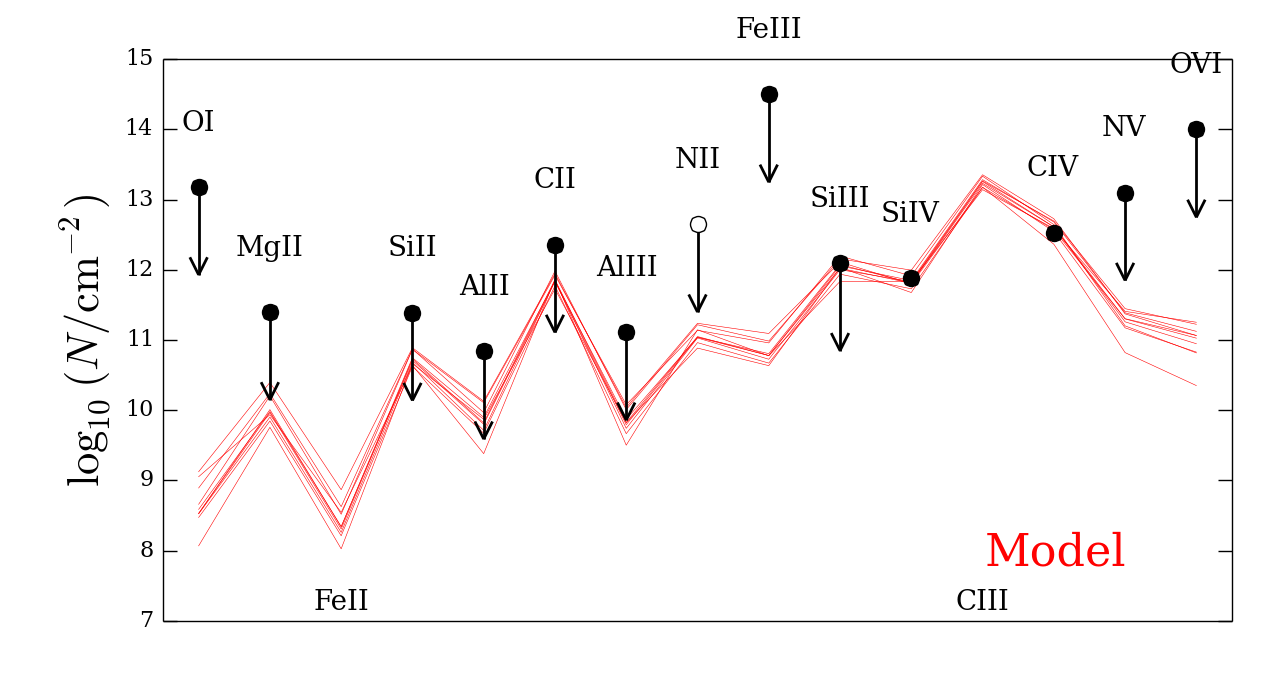

The Python source for this figure:
"""
Make a likelihood function for use with emcee

Given input Z, nH, k_C, k_N, k_Al, aUV, NHI return ln
of the likelihood.

This module must define the following objects:

- a dictionary P with keys. The value of every key is a tuple with the
same length (the number of model parameters)

    name  : parameter names
    min   : minimum allowed parameter values
    max   : maximum allowed parameter values

- a model(par) function that generates the model of the data given
  an array of parameter values

- a ln_likelihood(par) function

- a get_initial_positions(nwalkers) function that generates an array
  of shape (nwalkers, npar) with parameter values for the initial
  walker positions.

- a plot_model(par) function that plots a model fit to the data given a
  set of parameter values, in the same order as they are listed in P.

- optionall a print_par(par) function.

AXIS ORDER for column densities:

NHI, nH, Z

Reverse this when using XY indexing (e.g. CloughTocher_Interpolator)
"""
from __future__ import division

from math import log, sqrt, pi
from barak.interp import CloughTocher2d_interpolator
from barak.utilities import adict
from barak.absorb import split_trans_name, get_ionization_energy
from barak.io import parse_config, loadobj
from cloudy.utils import read_observed as read_Nvals
import numpy as np
import os
from glob import glob
from barak.plot import arrplot, get_nrows_ncols, puttext

import astropy.units as u

from scipy.ndimage import map_coordinates

use_ipot = False

log10_cm_per_Mpc = np.log10((1*u.Mpc).to(u.cm).value)

class MapCoord_Interpolator:
    """ A wrapper around scipy.indimage.map_coordinates

    It creates an object that can be repeatedly called to perform
    interpolation at different coordinate values.
    """
    def __init__(self, data, vals):
        """
        data : shape (m,n,o)

        vals = [z,y,x]

        where

        x : shape (o,)
        y : shape (n,)
        z : shape (m,) 
        """
        assert data.shape == tuple(len(v) for v in vals)
        self.val0 = [v[0] for v in vals]
        self.dval = [v[1] - v[0] for v in vals]
        self.data = data

    def map_xyz_to_coord(self, vals):
        """ Find the coordinates to give to map_coordinates from each
        axis value.
        """
        # Check we have as many coordinates as dimensions 
        assert len(vals) == len(self.data.shape)
        vals = map(np.atleast_1d, vals)
        coords = []
        for i,v in enumerate(vals):
            coords.append( (v - self.val0[i]) / self.dval[i])
        return coords

    def __call__(self, vals, order=3, **kwargs):
        """
        note: order of vals is z,y,x

        order : int  (default 3)
          Spline order.

        Possible keywords:
           for extrapolation outside the initial grid 
        
           mode='nearest'        
        """
        coords = self.map_xyz_to_coord(vals)
        out = map_coordinates(self.data, coords, order=order, **kwargs)
        return out
    

def make_interpolators_uvbtilt(trans, simnames):
    """ Make interpolators including different UV slopes, given by the
    simulation names.

    simname naming scheme should be (uvb_k00, uvb_k01, uvb_k02, ...),

    uvb k values must be sorted in ascending order!
    """

    Models = []
    aUV = []
    for simname in simnames:
        # need to define prefix, SIMNAME
        gridname = os.path.join(simname, 'grid.cfg')
    
        print 'Reading', gridname
        cfg = parse_config(gridname)
        aUV.append(cfg.uvb_tilt)
    
        name = os.path.join(simname, cfg.prefix + '_grid.sav.gz')
        print 'Reading', name
        M = loadobj(name)
        M = adict(M)

        Uconst = (M.U + M.nH)[0]
        print 'Uconst', Uconst, cfg.uvb_tilt
        assert np.allclose(Uconst, M.U + M.nH)
        Models.append(M)

    ##########################################################################
    # Interpolate cloudy grids onto a finer scale for plotting and
    # likelihood calculation
    ##########################################################################

    roman_map = {'I':0, 'II':1, 'III':2, 'IV':3, 'V':4, 'VI':5,
                 'VII':6, 'VIII':7, 'IX':8, 'X':9, '2':2}
    Ncloudy = {}
    Ncloudy_raw = {}
    print 'Interpolating...'
    for tr in trans + ['NH']:
        shape = len(M.NHI), len(M.nH), len(M.Z), len(aUV)
        Nvals = np.zeros(shape)
        if tr in ['CII*']:
            for i,M in enumerate(Models):
                Nvals[:,:,:,i] = M.Nex[tr][:,:,:]
        elif tr == 'NH':
            for i,M in enumerate(Models):
                logNHI = M.N['H'][:,:,:,0]
                logNHII = M.N['H'][:,:,:,1]
                logNHtot = np.log10(10**logNHI + 10**logNHII)
                Nvals[:,:,:,i] = logNHtot            
        else:
            atom, stage = split_trans_name(tr)
            ind = roman_map[stage]
            for i,M in enumerate(Models):
                Nvals[:,:,:,i] = M.N[atom][:,:,:,ind]

        # use ndimage.map_coordinates (which is spline interpolation)
        coord = M.NHI, M.nH, M.Z, aUV
        try:
            Ncloudy[tr] = MapCoord_Interpolator(Nvals, coord)
        except:
            import pdb; pdb.set_trace()

        Ncloudy_raw[tr] = Nvals

    print 'done'
    return Ncloudy, Ncloudy_raw, Models, np.array(aUV, np.float)

def model(par, for_plot=False):
    """
    This will interpolate between cloudy models and apply the relative
    abundance variation multipliers and return a bunch of column
    densities.

    par =  all the ks then NHI, nH, Z

    or

    par = all the ks then NHI, nH, Z, aUV

    Returns
    -------
    Nmodel : list
      The model log10 column density for each transition.
    """
    if for_plot:
        trvals = tr_plot
    else:
        trvals = trans
    try:
        coord = par[IND_PAR['NHI']], par[IND_PAR['nH']], par[IND_PAR['Z']], \
                par[IND_PAR['aUV']]
    except:
        import pdb; pdb.set_trace()

    Nmodel = []
    for tr in trvals:
        atom, stage = split_trans_name(tr) 
        N = Ncloudy[tr](coord)
        if atom in IND_KPAR:
            N += par[IND_KPAR[atom]]
        Nmodel.append(N)

    return np.array(Nmodel)


def ln_pdf_siglohi(x, x0, siglo, sighi):
    """ ln of the pdf of an observation centred on an observed value with
    different high and low sigmas.

    Assumes gaussian distribution, but with different sigmas on either
    side of the distribution.

    pdf =  k * exp(-1/2 * ((x - x0)/sighi)**2)  for  x > 0
           k * exp(-1/2 * ((x - x0)/siglo)**2)  for  x <= 0

    where k = 1 / (sqrt(pi/2) * (sighi + siglo))    

    x must be scalar
    """
    #ln_k = -np.log(np.sqrt(0.5 * pi) * (sighi + siglo))
    x = np.atleast_1d(x)
    out = np.empty(x.shape)
    c0 =  x > x0
    out[c0] = -0.5 * ((x[c0] - x0)/sighi)**2 #+ ln_k
    out[~c0] =  -0.5 * ((x[~c0] - x0)/siglo)**2 #+ ln_k
    if out.shape == (1,):
        return out[0]
    else:
        return out

def ln_pdf_uplim(x, x0, sighi):
    """ Find ln(probability) for a series of model values given
    an upper limit.

    Assumes probability drops off as a gaussian of sigma sighi
    """
    # if there is a lower limit too, this is the normalisation:
    
    #ln_k = -log(sqrt(0.5*pi) * sighi + (x0 - lolim))

    # but we'll say there is no lower limits, which means we can't
    # normalise.

    x = np.atleast_1d(x)
    out = np.empty(x.shape)
    c0 =  x > x0
    out[c0] = -0.5 * ((x[c0] - x0)/sighi)**2 #+ ln_k
    out[~c0] =  0 # + ln_k
    if out.shape == (1,):
        return out[0]
    else:
        return out

def ln_pdf_lolim(x, x0, siglo):
    """ Find ln of the pdf for an x value given an lower limit.

    Assumes probability drops off as a gaussian of sigma siglo
    """
    # if there is an upper limit too, this is the normalisation:
    
    #ln_k = -log(sqrt(0.5*pi) * siglo + (uplim - x0))

    # but we'll say there is no upper limit, which means we can't
    # normalise.

    x = np.atleast_1d(x)
    out = np.empty(x.shape)
    c0 =  x > x0
    out[c0] = 0 #+ ln_k
    out[~c0] =  -0.5 * ((x[~c0] - x0)/siglo)**2 #+ ln_k
    if out.shape == (1,):
        return out[0]
    else:
        return out

def ln_likelihood(par, per_obs=False):
    """ Uses obs, trans.

    if per_obs (default False), also return a separate likelihood for
    each observation.
    """
    # if we are outside the allowable parameter ranges, return 0
    # likelihood.
    #import pdb; pdb.set_trace()
    for i,p in enumerate(par):
        if not (P['min'][i] < p < P['max'][i]):
            return -np.inf
    # force the cloud thickness to be < 1 Mpc
    coord = par[IND_PAR['NHI']], par[IND_PAR['nH']], par[IND_PAR['Z']], \
            par[IND_PAR['aUV']]
    logNH = Ncloudy['NH'](coord) 
    if (logNH - par[IND_PAR['nH']]) > log10_cm_per_Mpc:
        return -np.inf
                                
        
    Nmodel = model(par)

    lnprobtot = np.zeros(np.asarray(par[0]).shape)

    for pname in priors:
        if pname.startswith('min ') or pname.startswith('max '):
            continue
        # only deals with two-sided gaussian priors at the moment
        pval, siglo, sighi = priors[pname]
        p = ln_pdf_siglohi(par[IND_PAR[pname]], pval, siglo, sighi)
        lnprobtot += p

    allprob = []
    for i,tr in enumerate(trans):
        Nobs, siglo, sighi = obs[tr]
        if siglo == 0:
            #print(tr, 'lower limit')
            p = ln_pdf_lolim(Nmodel[i], Nobs, SIG_LIMIT)
            lnprobtot += p
            if per_obs:
                allprob.append(p)
        elif sighi == 0:
            #print(tr, 'upper limit')
            p = ln_pdf_uplim(Nmodel[i], Nobs, SIG_LIMIT)
            lnprobtot += p
            if per_obs:
                allprob.append(p)
        else:
            #print(tr)
            siglo = max(siglo, MIN_SIG)
            sighi = max(sighi, MIN_SIG)
            p = ln_pdf_siglohi(Nmodel[i], Nobs, siglo, sighi)
            lnprobtot += p
            if per_obs:
                allprob.append(p)

    if per_obs:
        return lnprobtot, allprob
    else:
        return lnprobtot

def get_initial_positions(nwalkers):
    # Get initial parameter positions (guesses!) for each walker

    Npar = len(P['names'])

    # one possibility:
    
    # generate random values from a normal distribution with a 1
    # sigma width 5 times smaller than the limits for each parameter.
    #p0 = np.random.randn(nwalkers, Npar)
    #for i in range(Npar):
    #    p0[:, i] = P.true[i] + p0[:, i] * (P.max[i] - P.min[i]) / nsigma
    #    # clip so we are inside the parameter limits
    #    p0[:, i] = p0[:, i].clip(P.min[i], P.max[i])

    # another possibility:
    #
    # uniform distribution between parameter limits
    p0 = np.random.uniform(size=(nwalkers, Npar))
    p1 = np.random.normal(size=(nwalkers, Npar))
    for i in range(Npar):
        if P['names'][i] in priors:
            pval, siglo, sighi = priors[P['names'][i]]
            # gaussian
            p0[:, i] = pval + p1[:, i] * 0.5 * (siglo + sighi) 
        else:
            p0[:, i] = P['min'][i] + p0[:, i] * (P['max'][i] - P['min'][i])

    return p0

def plot_model(pars):    
    """ Plot the observed values and errors, along with the predicted
    model values.
    """
    import matplotlib.pyplot as pl
    from barak.plot import draw_arrows, puttext

    fig = pl.figure(figsize=(6.4, 3.4))
    ax = fig.add_subplot(111)
    ms = 6
    ipot = [get_ionization_energy(t) for t in tr_plot]
    for i,tr in enumerate(tr_plot):
        if use_ipot:
            ind = ipot[i]
        else:
            ind = i
        if tr in obs:
            colour = 'k' if tr in trans else 'w'
            fmt = 'o' + colour
            val, siglo, sighi = obs[tr]
            if siglo == 0:
                draw_arrows(ind, val, direction='up', ax=ax,lw=1)
                ax.plot(ind, val, fmt,ms=ms)
            elif sighi == 0:
                draw_arrows(ind, val, direction='down', ax=ax,lw=1)
                ax.plot(ind, val, fmt,ms=ms)
            else:
                ax.plot([ind, ind], [val-siglo, val+sighi], 'k',lw=1)
                ax.plot(ind, val, fmt,ms=ms)
            ax.text(ind, val + 0.8, tr,
                    fontsize=10, ha='center')
        else:
            puttext(ind, 0.02, tr, ax=ax, xcoord='data',
                    fontsize=10, ha='center')

    puttext(0.9,0.1, 'Model', ax, color='r', ha='right')

    xvals = list(range(len(tr_plot)))
    #print np.asarray(pars).shape
    for par in pars:
        Nmodel = model(par, for_plot=True)
        if use_ipot:
            if len(pars) == 1:
                ax.plot(ipot, Nmodel, 'r.-', lw=1, zorder=0)
            else:
                ax.plot(ipot, Nmodel, 'r-', lw=0.2, zorder=0)
        else:
            if len(pars) == 1:
                ax.plot(xvals, Nmodel, 'r.-', lw=1, zorder=0)
            else:
                ax.plot(xvals, Nmodel, 'r-', lw=0.2, zorder=0)

    if use_ipot:
        ax.set_xlabel('Ionization potential (eV)')
        ax.set_xlim(ipot[0]-1, ipot[-1] + 1)
    else:
        ax.set_xlim(-0.5, xvals[-1] + 0.5)
        ax.set_xticks([])

    ax.set_ylabel(r'$\log_{10}\ N$')
    fig.tight_layout()
    #return fig, ax
    return fig

def print_par(par):
    """ Print the maximum likelihood parameters and their
    uncertainties.
    """
    rec = []
    for i in range(len(P['names'])):
        p = P['ml'][i]
        pmed = P['median'][i]
        m1 = P['p1sig'][i]
        p0 = 0.5 * (m1[0] + m1[1])
        sig1 = 0.5 * (m1[1] - m1[0]) 
        m2 = P['p2sig'][i]
        j1 = P['p1sig_joint'][i]
        j2 = P['p2sig_joint'][i]
        rec.append( (P['names'][i], p0, sig1, m1[0], m1[1],
                     m2[0], m2[1], j1[0], j1[1],
                     j2[0], j2[1], pmed, p) )

    names = 'name,cen,sig,m1l,m1u,m2l,m2u,j1l,j1u,j2l,j2u,med,ml'
    rec = np.rec.fromrecords(rec, names=names)

    hd = """\
# name : parameter name
# cen  : central value (half way between the marginalised 1 sigma region)
# sig  : 1 sigma error around central value
# m1l  : 1 sigma lower level (marginalised over all other parameters)
# m1u  : 1 sigma upper level (marginalised)
# m2l  : 2 sigma lower level (marginalised) 
# m2u  : 2 sigma upper level (marginalised) 
# j1l  : 1 sigma lower level (joint with all other parameters) 
# j1u  : 1 sigma upper level (joint)
# j2l  : 2 sigma lower level (joint) 
# j2u  : 2 sigma upper level (joint) 
# ml   : maximum likelihood value
# med  : median value
"""
    from barak.io import writetxt
    writetxt('fig/pars.txt', rec, header=hd, fmt_float='.4g', overwrite=1)


if 1:
    ##################################################
    # Read configuration file, set global variables
    ##################################################
    cfgname = 'model.cfg'
    # we only need the cfg file for the prefix of the cloudy runs and
    # the name of the file with the observed column densities.
    opt = parse_config(cfgname)

    testing = 0
    
    MIN_SIG = float(opt['min_sig'])
    SIG_LIMIT = 0.05
    # H is an honorary alpha element here; it just means no offset is
    # added.
    ALPHA_ELEMENTS = 'Si O Mg S Ca Ne Ti H'.split()
    FEPEAK_ELEMENTS = 'Fe Cr Mn Co Ni'.split()


    simnames = sorted(glob(opt['simname']))
    assert len(simnames) > 0
    


if 1:
    ##################################################
    # Read the observed column densities and errors
    ##################################################
    obs = read_Nvals('observed_logN')
    print 'Observed transitions'
    print obs
    trans_obs = sorted(obs)
    # don't do DI or HI
    trans_obs.remove('HI')
    if 'DI' in trans_obs:
        trans_obs.remove('DI')

    priors = read_Nvals('priors')

    if 'NHI' not in priors:
        priors['NHI'] = obs['HI']
    print "Priors found:"
    print priors


    trans = list(trans_obs)
    fh = open('dont_use')
    dont_use =[]
    for row in fh:
        row = row.strip()
        if row == '' or row.startswith('#'):
            continue
        dont_use.append(row)
    fh.close()
    print "Don't use these transitions in fitting:"
    print dont_use
    for tr in dont_use:
        if tr in trans:
            trans.remove(tr)
    print 'Using these transitions'
    print trans


if 1:
    ################################################################
    # Read the cloudy grids and make the interpolators
    ################################################################ 
    tr_plot = ('MgI CaII OI OII OIII OIV MgII FeII FeIII SiII AlII CII AlIII '
               'NI NII NIII NIV SiIII SII SIV SV '
               'SiIV CIII CIV NV OVI').split()

    ipot = [get_ionization_energy(t) for t in tr_plot]
    isort = np.argsort(ipot)
    tr_plot = [tr_plot[i] for i in isort]
    assert all(tr in tr_plot for tr in trans)
    Ncloudy, Ncloudy_raw, Models, aUV = make_interpolators_uvbtilt(
        tr_plot, simnames)
    M = Models[0]

if 0 and testing:
    # check they look ok

    nrows, ncols = get_nrows_ncols(len(trans) * 2)
    fig = pl.figure(figsize=(8.4, 8.4))
    Z = np.linspace(M.Z[0], M.Z[-1], 100)
    nH = np.linspace(M.nH[0], M.nH[-1], 101)
    nH1, Z1 = np.meshgrid(nH, Z, indexing='ij')
    for i,tr in enumerate(trans):
        ax0 = fig.add_subplot(nrows, ncols, 2*i + 1)
        ax1 = fig.add_subplot(nrows, ncols, 2*i + 2)
        arrplot(Ncloudy_raw[tr].T, x=M.nH, y=M.Z, ax=ax0, colorbar=0)
        z = Ncloudy[tr]((nH1, Z1))
        arrplot(z.T, x=nH, y=Z, ax=ax1, colorbar=0)
        ax0.set_title(tr)

    pl.show()


if 1:
    ######################################################
    # Work out which parameters we're estimating
    ######################################################

    vals = []
    # Only estimate the multipliers we can fit for, based on the observed
    # transitions
    atoms = set(split_trans_name(tr)[0] for tr in trans)
    #if any(atom in ALPHA_ELEMENTS for atom in atoms):
    #    vals.append( ('k_alpha', -1, 1) )
    if 'C' in atoms and 'k_C' not in dont_use:
        vals.append( ('k_C', priors['min k_C'], priors['max k_C']) )
    if 'Al' in atoms and 'k_Al' not in dont_use:
        vals.append( ('k_Al', priors['min k_Al'], priors['max k_Al']) )
    if 'N' in atoms and 'k_N' not in dont_use:
        vals.append( ('k_N' , priors['min k_N'], priors['max k_N']) )
    if any(atom in FEPEAK_ELEMENTS for atom in atoms) \
           and 'k_Fe' not in dont_use:
        vals.append( ('k_Fe', priors['min k_Fe'], priors['max k_Fe']) )

    # These limits will be set later on, based on the grids used to generate
    # the cloudy models.

    vmin = M['NHI'][0] if 'min NHI' not in priors else priors['min NHI']
    vmax = M['NHI'][-1] if 'max NHI' not in priors else priors['max NHI']
    vals.append( ('NHI', vmin, vmax) )
    vmin = M['nH'][0] if 'min nH' not in priors else priors['min nH']
    vmax = M['nH'][-1] if 'max nH' not in priors else priors['max nH']
    vals.append( ('nH', vmin, vmax) )
    vmin = M['Z'][0] if 'min Z' not in priors else priors['min Z']
    vmax = M['Z'][-1] if 'max Z' not in priors else priors['max Z']
    vals.append( ('Z', vmin, vmax) )
    vmin = aUV[0] if 'min aUV' not in priors else priors['min aUV']
    vmax = aUV[-1] if 'max aUV' not in priors else priors['max aUV']
    vals.append( ('aUV', vmin, vmax) )

    print 'min max priors:'
    print zip(*vals)

    P = {}
    P['names'], P['min'], P['max'] = zip(*vals)

    print P

    # dictionary that maps an input atom to the k parameter index,
    # used in model().
    IND_KPAR = {}

    # dictionary mapping parameter names to indices also used in
    # model()
    IND_PAR = {}

    # we take alpha elements to define the metallicity.

    #if 'k_alpha' in P['names']:
    #    i = P['names'].index('k_alpha')
    #    IND_KPAR.update(Si=i, O=i, Mg=i, S=i, Ca=i, Ne=i, Ar=i, Ti=i)
    # Fe peak elements
    if 'k_Fe' in P['names']:
        i = P['names'].index('k_Fe')
        IND_KPAR.update(Fe=i, Cr=i, Mn=i, Co=i, Ni=i)
        IND_PAR.update(k_Fe=i)
    if 'k_C' in P['names']:
        i = P['names'].index('k_C')
        IND_KPAR['C'] = i
        IND_PAR.update(k_C=i)
    if 'k_N' in P['names']:
        i = P['names'].index('k_N')
        IND_KPAR['N'] = i
        IND_PAR.update(k_N=i)
    if 'k_Al' in P['names']:
        i = P['names'].index('k_Al')
        IND_KPAR['Al'] = i
        IND_PAR.update(k_Al=i)

    IND_PAR.update({'Z'  : P['names'].index('Z'),
                    'nH' : P['names'].index('nH'),
                    'NHI' : P['names'].index('NHI')
                    })

    if 'aUV' in P['names']:
        IND_PAR['aUV'] = P['names'].index('aUV')

if 1 and testing:
    # test likelihood (no k or uvtilt)

    Z = np.linspace(M.Z[0], M.Z[-1], 100)
    nH = np.linspace(M.nH[0], M.nH[-1], 101)
    NHI = np.linspace(M.NHI[0], M.NHI[-1], 101)
    Z1, nH1 = np.meshgrid(Z, nH)
    lnprob, alllnprob = ln_likelihood((Z1,nH1,0,0,0,0,0), per_obs=1)
    
    nrows, ncols = get_nrows_ncols(len(trans))
    fig = pl.figure(figsize=(8.4, 8.4))
    for i,tr in enumerate(trans):
        ax = fig.add_subplot(nrows, ncols, i + 1)
        c0 = alllnprob[i] < 0
        if c0.sum():
            vmin = np.percentile(alllnprob[i][c0], 50)
        else:
            vmin = -0.1

        arrplot(alllnprob[i].T, x=nH, y=Z, ax=ax, colorbar=0,vmin=vmin)
        ax.set_title(tr)

if 1 and testing:
    # test total
    fig = pl.figure(figsize=(4.4, 4.4))
    ax = fig.add_subplot(111)
    c0 = alllnprob[i] < 0
    vmin = np.percentile(alllnprob[i][c0], 50)
    arrplot(lnprob.T, x=nH, y=Z, ax=ax, colorbar=0, vmin=vmin)
    pl.show()

if 1 and testing:
    # check the interpoaltion is working by testing a couple of points
    # from the input grid.
    M = Models[0]
    alpha = aUV[0]
    plot(M.NHI, M.N['C'][:,4,4,1], 'o-')
    # see which values we're using
    print M.nH[4], M.Z[4]
    coord = 0,0,0,14, M.nH[4], M.Z[4], alpha; model(coord)[2]
